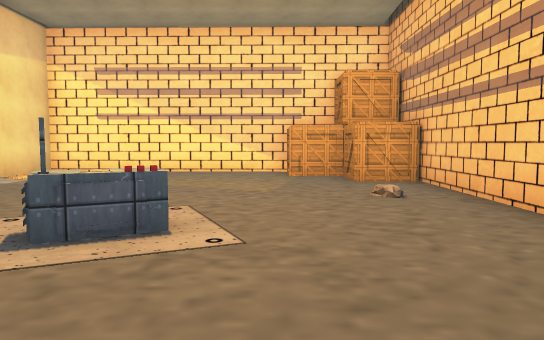
View 1 (above)

23 first-person views from a walk through a scene from a Unity 3-D project. The camera is 1.5 m above the floor, tilts 4° down and sees 70° across. The floor is counted in squares, 2 m on a side. Each view is taken from the middle of a square. On the plan, view 1 faces up. The plan holds only what a view shows up to about 12 squares ahead; the rest is blank. The place goes on beyond the plan. The player character is not drawn. Some surface patterns are stand-ins.

View 2
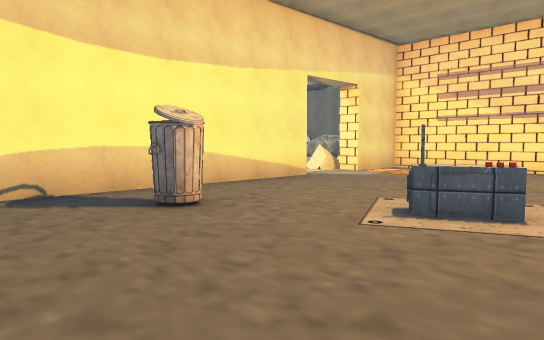

View 3
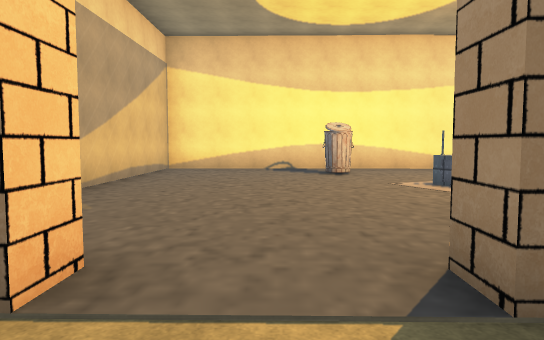

View 4
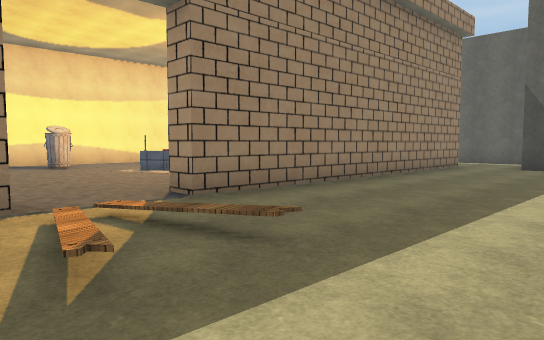

View 5
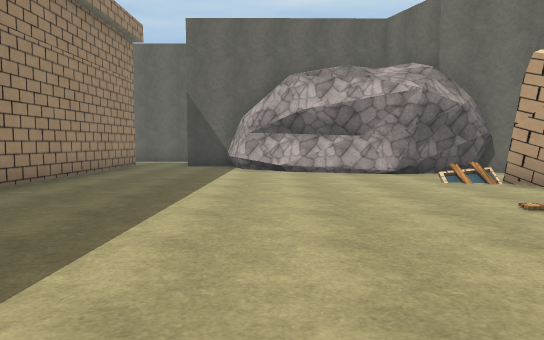

View 6
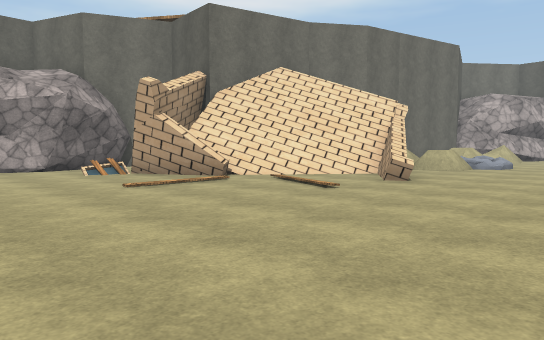

View 7
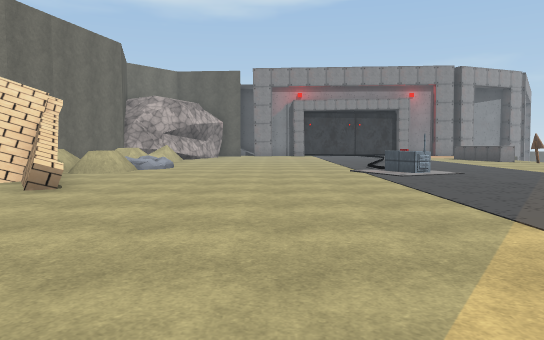

View 8
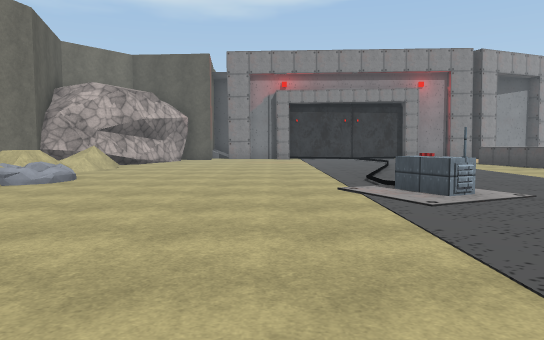

View 9
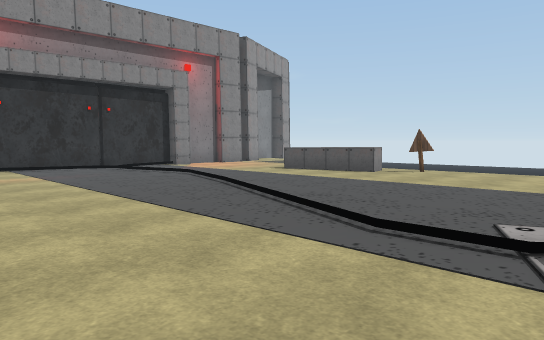

View 10
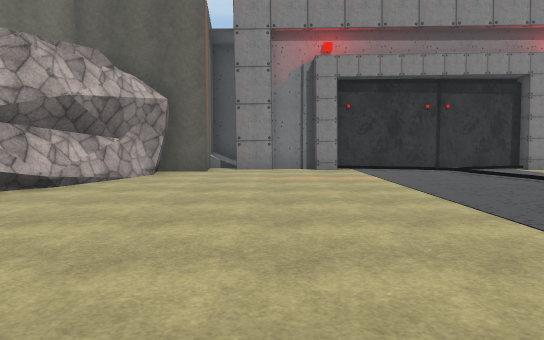

View 11
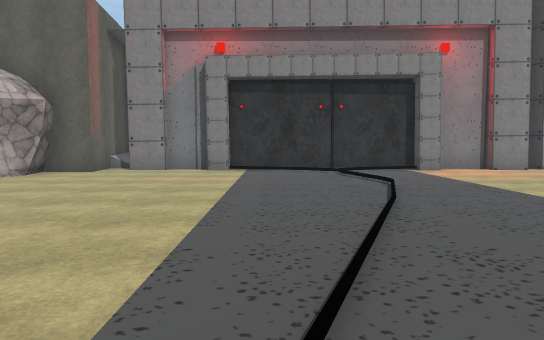

View 12
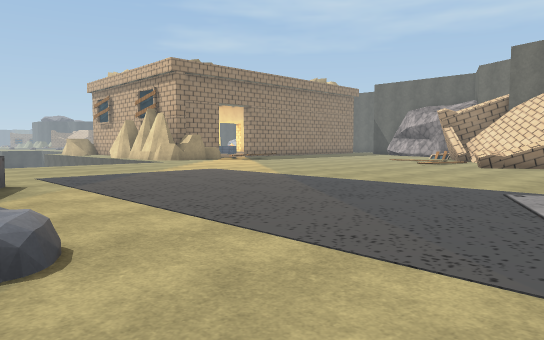

View 13
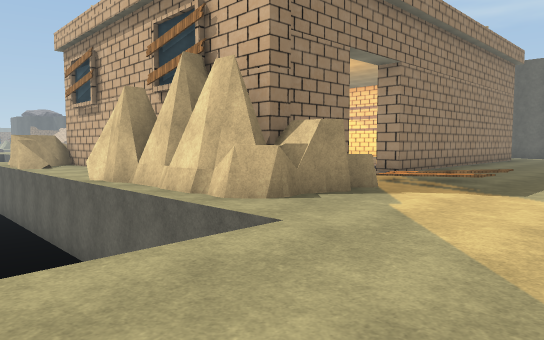

View 14
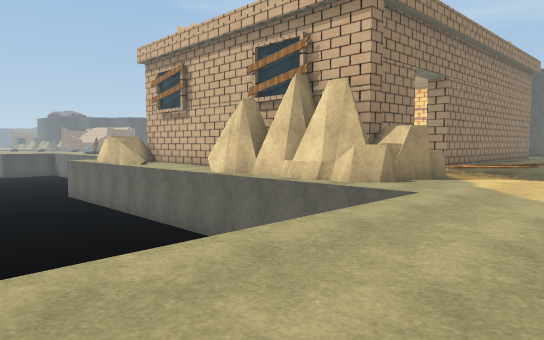

View 15
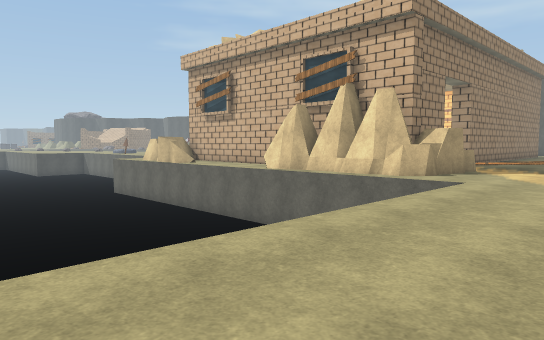

View 16
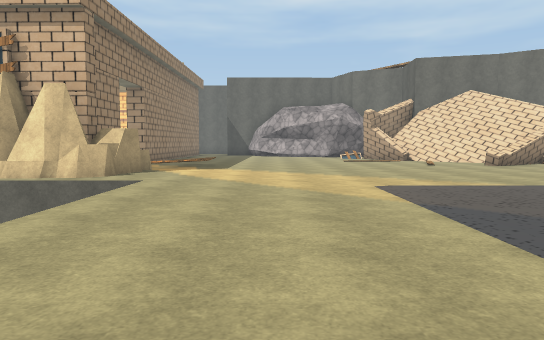

View 17
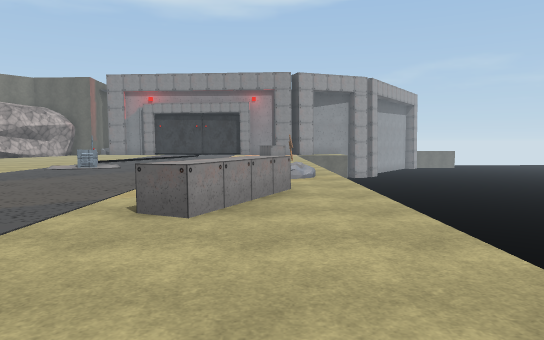

View 18
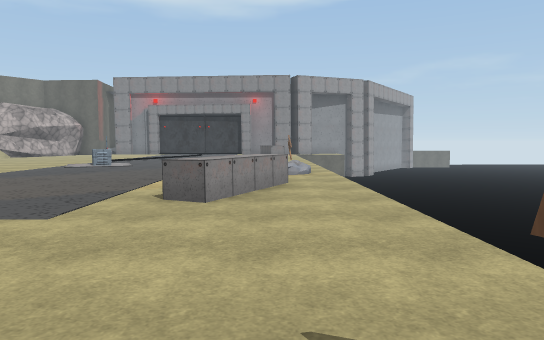

View 19
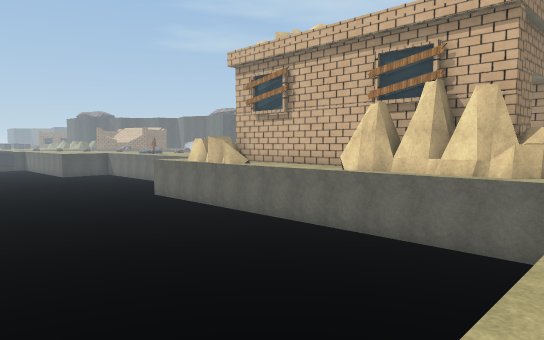

View 20
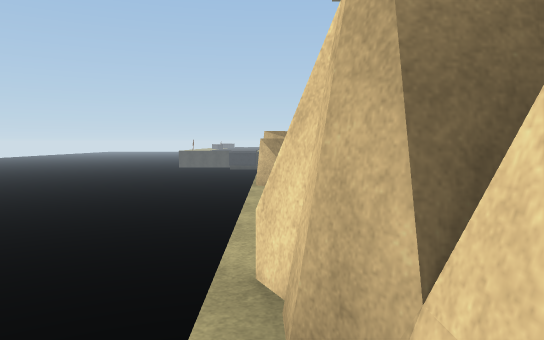

View 21
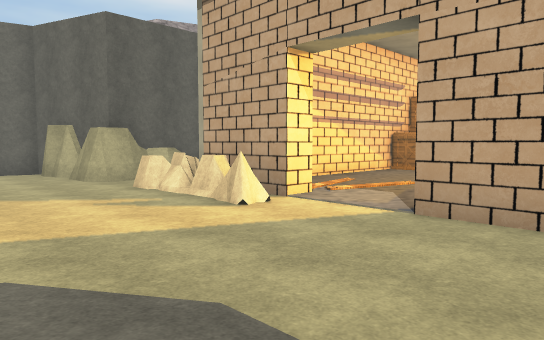

View 22
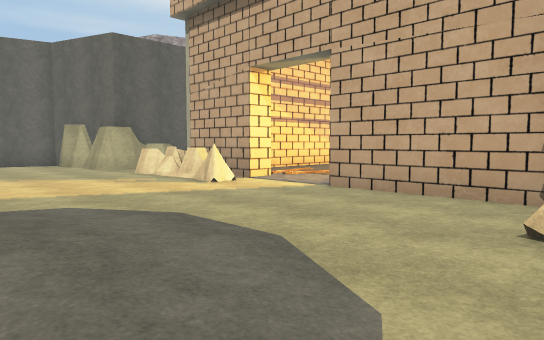

View 23
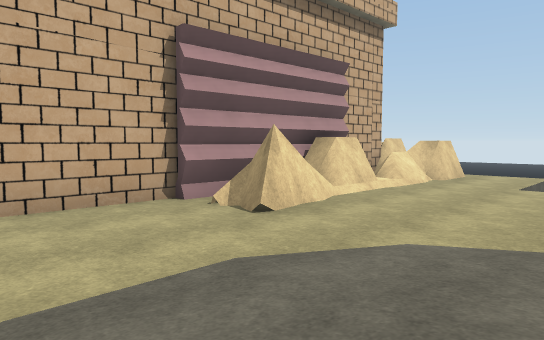

### Floor plan
Key: @ floor where view 1 was taken; # wall or solid block; x gap in a wall; . main floor; : floor 0.25 m higher than the main floor; + floor 0.5 m higher than the main floor; / step, stairs or slope; = window, fence, low wall or low ledge; ^ raised ledge; v drop or lower ground; O other object.
Columns run from 12 left of view 1 to 32 right of it. Each row starts with its distance up from view 1.
 13   ..####
 12   ....
 11   ...=###       ..^
 10  ....##.#####OO#...#
  9  ....#=......O #...###
  8  ....#=.......O#.....######
  7  ..............#..........
  6 //....=........#..........
  5 :/....=... ....#........OOOOO
  4 :/....=... ....#.........OOOOO
  3 //....=...OO...#..........OOO
  2 ....##=.O......#...........OOOOO   ###
  1  ...##=.....................OOOO  =####
  0  ...##=.....@...///........OO..==#===.####
 -1  ...##=........////..............O.......##
 -2  .../#=........##.........................###
 -3   ..=#======   ##..........................##
 -4   ..###..    ####..........................#
 -5   ..####....x..............................#
 -6   vvvvvvvvvvvvvvvv.........................#
 -7   vvvvvvvvvvvvvvvv.............O...........#
 -8   vvvvvvvvvvvvvvvv.............O........../#
 -9   vvvvvvvvvvvvvvvv..................../////#
-10   vvvvvvvvvvvvvv v.........................#
-11   vvvvvvvvvvvvv   .........................##
-12   vvvvvvvvvvvv    .....^^ ../.. ............#
-13   vv     vvvvv    .......^.+O/ . ....^^^....#
-14                   .O..........   ..O.     .##
-15                     vvvvvvv                ##

Where each view was taken, in squares from view 1:
view 1: 0 up, 0 right, facing up
view 2: 1 down, 0 right, facing up-left
view 3: 0 up, 5 right, facing left
view 4: 2 down, 8 right, facing up-left
view 5: 2 down, 8 right, facing up
view 6: 4 down, 8 right, facing up-right
view 7: 4 down, 9 right, facing right
view 8: 5 down, 13 right, facing right
view 9: 4 down, 19 right, facing down-right
view 10: 4 down, 20 right, facing right
view 11: 7 down, 20 right, facing right
view 12: 13 down, 19 right, facing up-left
view 13: 8 down, 8 right, facing up-left
view 14: 11 down, 8 right, facing up-left
view 15: 13 down, 8 right, facing up-left
view 16: 13 down, 8 right, facing up
view 17: 13 down, 7 right, facing right
view 18: 13 down, 6 right, facing right
view 19: 14 down, 6 right, facing up-left
view 20: 5 down, 2 right, facing left
view 21: 4 up, 11 left, facing up-right
view 22: 2 up, 12 left, facing up-right
view 23: 6 up, 12 left, facing down-right
